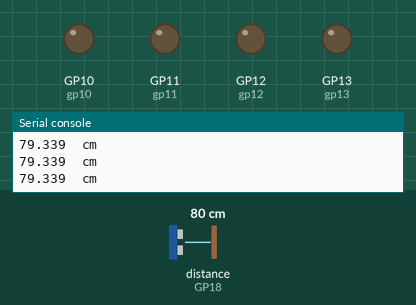
Simulated run of this program. Board: Raspberry Pi Pico running MicroPython. Shown: output pins drawn as LEDs (lit = HIGH), the last lines printed to the serial console. Dashed ring = blinking. The inputs (shaded band) are chosen by the test bench; at power-on: distance to the obstacle (sensor on GP18) 80 cm. The echo pulse lasts 58.3 µs per cm; pins used as bus, display or sensor lines are not drawn.

Above: at 1.2 s.
1.3 s: distance to the obstacle (sensor on GP18) set to 28 cm
2.8 s: distance to the obstacle (sensor on GP18) set to 24 cm
At 3.21 s:
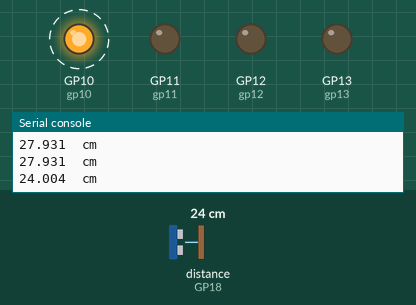
5.8 s: distance to the obstacle (sensor on GP18) set to 5 cm
At 8.7 s:
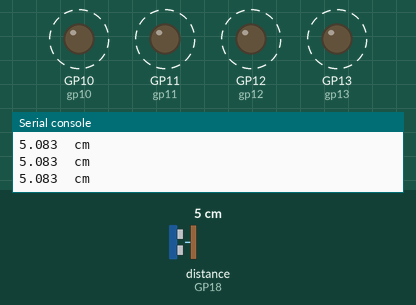
8.8 s: distance to the obstacle (sensor on GP18) set to 2 cm
At 9.7 s:
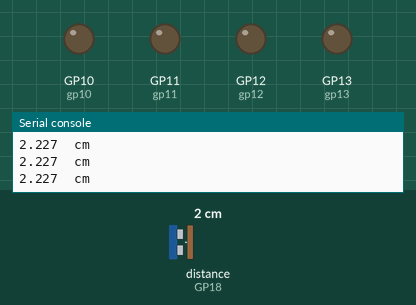
10.3 s: distance to the obstacle (sensor on GP18) set to 9 cm
At 10.49 s:
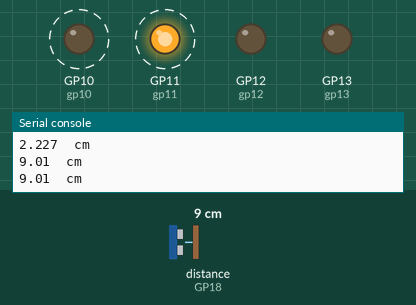
Timing chart, 0 to 14.3 s (numbered marks = the images above; inputs shaded):
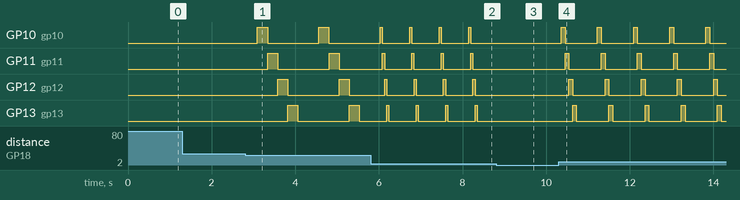

Measured:
- the behaviour switches between 27 and 26 cm on distance to the obstacle (sensor on GP18) (found by bisection; images 0 and 1)
- the behaviour switches between 4 and 3 cm on distance to the obstacle (sensor on GP18) (found by bisection; images 2 and 3)
- after the input at 2.8 s, GP10 (gp10): alternates HIGH for 0.24 s and LOW for 1.2 s, starting after 0.30 s; GP11 (gp11): alternates HIGH for 0.24 s and LOW for 1.2 s, starting after 0.54 s; GP12 (gp12): alternates HIGH for 0.24 s and LOW for 1.2 s, starting after 0.78 s; GP13 (gp13): alternates HIGH for 0.24 s and LOW for 1.2 s, starting after 1.0 s
- after the input at 5.8 s, GP10 (gp10), GP11 (gp11): alternates HIGH for 0.05 s and LOW for 0.65 s, starting after 0.28 s; GP12 (gp12): alternates HIGH for 0.05 s and LOW for 0.65 s, starting after 0.34 s; GP13 (gp13): alternates HIGH for 0.05 s and LOW for 0.65 s, starting after 0.39 s
- after the input at 8.8 s, GP10 (gp10), GP11 (gp11), GP12 (gp12), GP13 (gp13): stops changing and stays LOW
- after the input at 10.3 s, GP10 (gp10): alternates HIGH for 0.09 s and LOW for 0.78 s, starting after 0.06 s; GP11 (gp11): alternates HIGH for 0.09 s and LOW for 0.78 s, starting after 0.15 s

The program:

04_ejemplo_08_sensor_ultrasonicio_hcsr04_leds.py
```python
from machine import Pin
import utime


def distancia():
    trig.value(1)
    utime.sleep_us(10)
    trig.value(0) #la señal sonora  se envió por 10microsegundos

    t1 = utime.ticks_us() # establecemos el punto en el tiempo de referencia, aqui echo vale 0
    while echo.value() == 0:
        t1 = utime.ticks_us() #actualizamos el t1 cuando echo vale 0 y deja de actualizarse cuando echo vale 1
    while echo.value() == 1:
        t2 = utime.ticks_us() #actualizamos y nos quedamos con el ultimo valor cuandfo echo valia 1
    t = t2 - t1 # obtenemos el tiempo que viajó la onda sonora
    d = 17*t/1000 # calculamos la distancia
    #print(d, ' cm')
    return d

trig = Pin(19, Pin.OUT)
echo = Pin(18, Pin.IN)

# crear los 4 gpio para los led
gp10 = Pin(10, Pin.OUT)
gp11 = Pin(11, Pin.OUT)
gp12 = Pin(12, Pin.OUT)
gp13 = Pin(13, Pin.OUT)

gp = [gp10, gp11, gp12, gp13]

while True:
    for k in gp:
        di = distancia()
        print(di, ' cm')
        if int(di) >= 3 and int(di) <= 25:
            t = 10*di
            k.value(1)
            utime.sleep_ms(int(t))
            k.value(0)
    utime.sleep_ms(500)


    
```
